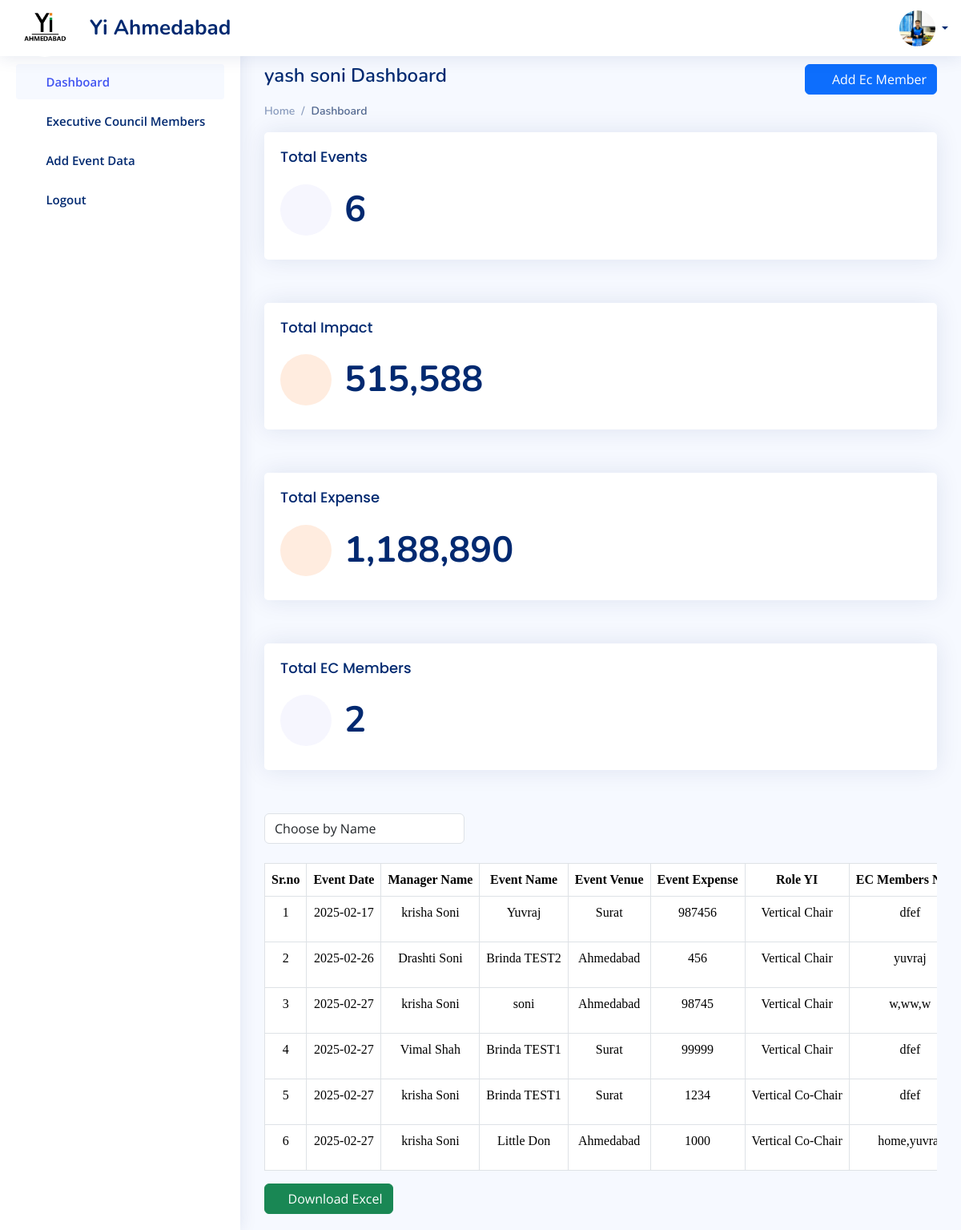
The page /Admin-Dashboard (signed in) on the database as committed earlier.
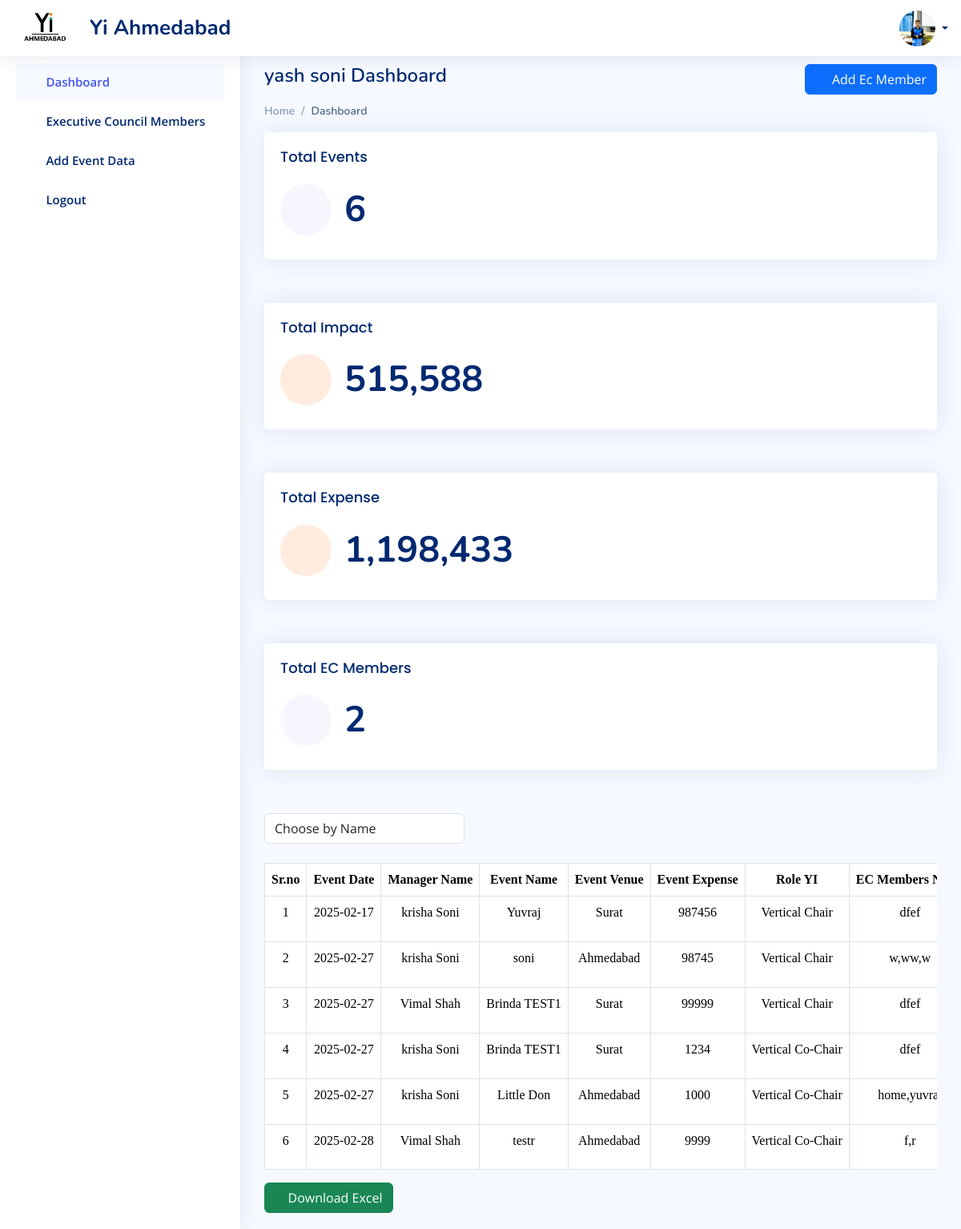
The same page on the database as committed later.
### admin_app/models.py (models this page shows, shortened)
class LoginSide(AbstractUser):
    id = models.UUIDField(primary_key=True,default=uuid.uuid4,editable=False)
    login_role = models.ManyToManyField(Login_Role,)
    first_name = models.CharField(max_length=200,null=True)
    last_name = models.CharField(max_length=200)
    email = models.EmailField(max_length=200,unique=True,)
    photo = models.ImageField(upload_to='user_photo/', null=True,)
    phone_number = models.CharField(max_length=15,default='Phone Number')

### manager_app/models.py (models this page shows)
class Event_Data(models.Model):
    user = models.ForeignKey(LoginSide, on_delete=models.SET_NULL, null=True)
    your_name = models.CharField(max_length=50)
    event_name = models.CharField(max_length=200,blank=True)
    event_venue = models.CharField(max_length=200,blank=True)
    event_expense = models.BigIntegerField(blank=True,default=0)
    date = models.CharField(max_length=200)
    role_yi = models.CharField(max_length=200)
    project_vertical = models.CharField(max_length=200)
    project_stakeholder = models.CharField(max_length=200)
    yi_pillar = models.CharField(max_length=200)
    social_link = models.URLField(max_length=300)
    which_SIG = models.CharField(max_length=200,blank=True,null=True)
    event_handle = models.CharField(max_length=200,blank=True,null=True)
    total_impact = models.BigIntegerField(blank=True,default=1)
    school = models.CharField(max_length=200,blank=True,null=True)
    collage = models.CharField(max_length=200,blank=True,null=True)
    associate_partner = models.CharField(max_length=200,null=True,blank=True)

### admin_app/views.py (the view)
# urls.py: path('Admin-Dashboard',Admin_Dashboard,name='Admin_Dashboard'),
@login_required(login_url='index')
def Admin_Dashboard(request):
    if not request.user.login_role.filter(name='Admin').exists():
        return redirect('Error-Page')
    total_event = Event_Data.objects.count()
    user_id = request.user.id
    total_user_data = LoginSide.objects.exclude(login_role='Admin')
    total_user = total_user_data.count()
    total_expense_result = Event_Data.objects.aggregate(Sum('event_expense'))
    total_expense = total_expense_result['event_expense__sum'] if total_expense_result['event_expense__sum'] is not None else 0
    total_impact_result = Event_Data.objects.aggregate(Sum('total_impact'))
    total_impact = total_impact_result['total_impact__sum'] if total_impact_result['total_impact__sum'] is not None else 0
    impact_avg = Event_Data.objects.aggregate(Avg('total_impact'))
    avg_impact = impact_avg['total_impact__avg'] if impact_avg['total_impact__avg'] is not None else 0
    all_user = LoginSide.objects.all().distinct()
    login_role = Login_Role.objects.all().distinct()
    manager_name = Event_Data.objects.all().values_list('your_name', flat=True).distinct()
    search = request.GET.get('search')
    if search and search != 'all':
        event_list = Event_Data.objects.filter(your_name__icontains=search)  # Using icontains for partial match
    else:
        event_list = Event_Data.objects.all()
    context = {
        'user_id':user_id,
        'users_data': all_user,
        'role': login_role,
        'total_manager': total_user,
        'total_event': total_event,
        'total_impact': total_impact,
        'impact_avg': avg_impact,
        'total_expense': total_expense,
        'events': event_list,
        'm1': manager_name,
    }
    return render(request, 'Admin/AdminDashboard.html', context)

### admin_app/Templates/Admin/AdminDashboard.html (shortened to what this page needs)
{% load static %}
<!DOCTYPE html>
<html lang="en">
<head>
  <link href="{% static 'assets/vendor/bootstrap/css/bootstrap.min.css' %}" rel="stylesheet">
  <link href="{% static 'assets/vendor/bootstrap-icons/bootstrap-icons.css' %}" rel="stylesheet">
  <link href="{% static 'assets/css/style.css' %}" rel="stylesheet">
</head>
<body>
  {% include 'Admin/components/header.html' %}
  {% include 'Admin/components/side_navbar.html' %}
  <main id="main" class="main">
    <div class="pagetitle">
      <h1>{{ user.first_name }} {{ user.last_name }} Dashboard </h1>
      <a href="{% url 'Admin_Signup' %}"> <button type="submit"  class="btn btn-primary"><i class="bi bi-person-plus-fill"></i>&nbsp; Add Ec Member</button></a>
    </div>
      <nav>
        <ol class="breadcrumb">
          <li class="breadcrumb-item"><a href="">Home</a></li>
          <li class="breadcrumb-item active">Dashboard</li>
        </ol>
      </nav>
    <section class="section dashboard">
      <div class="row">
        <div class="col-lg-12">
          <div class="row">
            <div class="col-xxl-3 col-xl-12 col-sm-12 mb-4">
              <div class="card info-card sales-card">
                <div class="card-body">
                  <h5 class="card-title">Total Events</h5>
                  <div class="d-flex align-items-center">
                    <div class="card-icon rounded-circle d-flex align-items-center justify-content-center">
                      <i class="bi bi-list-ol"></i>
                    </div>
                    <div class="ps-3">
                      <h6 class="count">{{ total_event }}</h6>
                    </div>
                  </div>
                </div>
              </div>
            </div>
            <div class="col-xxl-3 col-xl-12 col-sm-12 mb-4">
              <div class="card info-card customers-card">
                <div class="card-body">
                  <h5 class="card-title">Total Impact</h5>
                  <div class="d-flex align-items-center">
                    <div class="card-icon rounded-circle d-flex align-items-center justify-content-center">
                      <i class="bi bi-people"></i>
                    </div>
                    <div class="ps-3">
                      <h6 class="count">{{ total_impact|floatformat:"g" }}</h6>
                    </div>
                  </div>
                </div>
              </div>
            </div>
            <div class="col-xxl-3 col-xl-12 col-sm-12 mb-4">
              <div class="card info-card customers-card">
                <div class="card-body">
                  <h5 class="card-title">Total Expense</h5>
                  <div class="d-flex align-items-center">
                    <div class="card-icon rounded-circle d-flex align-items-center justify-content-center">
                      <i class="bi bi-currency-rupee"></i>
                    </div>
                    <div class="ps-3">
                      <h6 class="count">{{ total_expense|floatformat:"g"  }}</h6>
                    </div>
                  </div>
                </div>
              </div>
            </div>
            <div class="col-xxl-3 col-xl-12 col-sm-12 mb-4">
              <div class="card info-card sales-card">
                <div class="card-body">
                  <h5 class="card-title">Total EC Members </h5>
                  <div class="d-flex align-items-center">
                    <div class="card-icon rounded-circle d-flex align-items-center justify-content-center">
                      <i class="bi bi-person"></i>
                    </div>
                    <div class="ps-3">
                      <h6 class="count">{{ total_manager }}</h6>
                    </div>
                  </div>
                </div>
              </div>
            </div>
          </div>
        </div>
      </div>
      <div class="yi-dropdown">
        <div class="table-responsive">
          <form method="get" action="{% url 'Admin_Dashboard' %}" id="managerFilterForm">
              <div class="form-group" style="width:250px;">
                  <select class="form-control" id="search" name="search" required onchange="this.form.submit()">
                      <option value="" disabled selected>Choose by Name</option>
                  </select>
              </div>
          </form>
      </div>
      </div>
  <br>
      <div class="table-responsive">
        <table class="table table-bordered " style="width:100%;font-family:cambria" border="1px">
            <thead>
                <tr class="text-nowrap" align="center" >
                    <th>Sr.no</th>
                    <th>Event Date</th>
                    <th>Manager Name</th>
                    <th>Event Name</th>
                    <th>Event Venue</th>
                    <th>Event Expense</th>
                    <th>Role YI</th>
                    <th> EC Members  Name</th>
                </tr>
            </thead>
            <tbody>
              {% if events %}
                {% for event in events %}
                    <tr class="text-nowrap" align="center">
                        <td>{{ forloop.counter }}</td>
                        <td>{{ event.date }}</td>
                        <td>{{ event.your_name }}</td>
                        <td>{{ event.event_name }}</td>
                        <td>{{ event.event_venue }}</td>
                        <td>{{ event.event_expense }}</td>
                        <td>{{ event.role_yi }}</td>
                        <td>{{ event.event_handle }}</td>
                    </tr>
                {% endfor %}
                {% else %}
                <tr>
                  <td colspan="17" class="text-center"> No Event available </td>
                </tr>
                {% endif %}
            </tbody>
        </table>
        <a href="{% url 'download_excel' %}">
            <button class="btn btn-success" name="export"><i class="bi bi-file-earmark-excel-fill"></i>&nbsp;Download Excel</button>
        </a>
    </div>
    </section>
  </main>
</body>
</html>

### admin_app/Templates/Admin/components/header.html (shortened to what this page needs)
{% load static %}
<header id="header" class="header fixed-top d-flex align-items-center">
    <div class="d-flex align-items-center justify-content-between">
      <a href="{% url 'Admin_Dashboard' %}" class="logo d-flex align-items-center">
  <img src="{% static 'Image/YIIMG.png' %}" alt="logo img" class="rounded-circle" >
        <span class="d-none d-lg-block">Yi Ahmedabad</span>
      </a>
      <i class="bi bi-list toggle-sidebar-btn"></i>
    </div>
    <nav class="header-nav ms-auto">
      <ul class="d-flex align-items-center">
        <li class="nav-item dropdown pe-3">
          <a class="nav-link nav-profile d-flex align-items-center pe-0" href="#" data-bs-toggle="dropdown">
            <img src="{% if user.photo %}{{ user.photo.url }}{% else %}{% static 'Image/img.png' %}{% endif %}" height="45px" width="45px" alt="Profile" class="rounded-circle">
            <span class="d-none d-md-block dropdown-toggle ps-2"></span>
          </a>
        </li>
      </ul>
    </nav>
  </header>

### admin_app/Templates/Admin/components/side_navbar.html (shortened to what this page needs)
<aside id="sidebar" class="sidebar">
    <ul class="sidebar-nav" id="sidebar-nav">
      <li class="nav-item">
        <a class="nav-link " href="{% url 'Admin_Dashboard' %}">
          <i class="bi bi-grid"></i>
          <span>Dashboard</span>
        </a>
      </li>
      <li class="nav-item">
        <a class="nav-link collapsed" href="{% url 'View-manager' %}">
          <i class="bi bi-people-fill"></i>
          <span>Executive Council Members</span>
        </a>
      </li>
      <li class="nav-item">
        <a class="nav-link collapsed" href="{% url 'admin_event_data' %}">
          <i class="bi bi-calendar2-plus"></i>
          <span>Add Event Data</span>
        </a>
      </li>
      <li class="nav-item">
        <a class="nav-link collapsed" href="{% url 'Admin_Logout' %}">
          <i class="bi bi-box-arrow-left"></i>
          <span>Logout</span>
        </a>
      </li>
    </ul>
  </aside>

### admin_app/static/assets/css/style.css (style rules this page uses)
:root { scroll-behavior: smooth; }
body { font-family: "Open Sans", sans-serif; background: #f6f9ff; color: #444444; }
a { color: #4154f1; text-decoration: none; }
h1, h2, h3, h4, h5, h6 { font-family: "Nunito", sans-serif; }
#main { margin-top: 60px; padding: 20px 30px; transition: all 0.3s; }
.pagetitle { display: flex; justify-content: space-between; margin-bottom: 10px; }
.pagetitle h1 { font-size: 24px; margin-bottom: 0; font-weight: 600; color: #012970; }
.card { margin-bottom: 30px; border: none; border-radius: 5px; box-shadow: 0px 0 30px rgba(1, 41, 112, 0.1); }
.card-title { padding: 20px 0 15px 0; font-size: 18px; font-weight: 500; color: #012970; font-family: "Poppins", sans-serif; }
.card-body { padding: 0 20px 20px 20px; }
.breadcrumb { font-size: 14px; font-family: "Nunito", sans-serif; color: #899bbd; font-weight: 600; }
.breadcrumb a { color: #899bbd; transition: 0.3s; }
.breadcrumb .breadcrumb-item::before { color: #899bbd; }
.breadcrumb .active { color: #51678f; font-weight: 600; }
.logo { line-height: 1; height:95px; }
@media (min-width: 1200px) { .logo { width: 280px; } }
.logo img { max-height: 72px; margin-right: 20px; }
.logo span { font-size: 26px; font-weight: 700; color: #012970; font-family: "Nunito", sans-serif; }
.header { transition: all 0.5s; z-index: 997; height: 70px; box-shadow: 0px 2px 20px rgba(1, 41, 112, 0.1); background-color: #fff; padding-left: 20px; }
.header .toggle-sidebar-btn { font-size: 32px; padding-left: 10px; cursor: pointer; color: #012970; }
.header-nav ul { list-style: none; }
.header-nav>ul { margin: 0; padding: 0; }
.header-nav .nav-profile { color: #012970; }
.header-nav .nav-profile img { max-height: 45px; }
.header-nav .nav-profile span { font-size: 14px; font-weight: 600; }
.sidebar { position: fixed; top: 60px; left: 0; bottom: 0; width: 300px; z-index: 996; transition: all 0.3s; padding: 20px; overflow-y: auto; scrollbar-width: thin; scrollbar-color: #aab7cf transparent; box-shadow: 0px 0px 20px rgba(1, 41, 112, 0.1); background-color: #fff; }
@media (min-width: 1200px) { #main, #footer { margin-left: 300px; } }
.sidebar-nav { padding: 0; margin: 0; list-style: none; }
.sidebar-nav li { padding: 0; margin: 0; list-style: none; }
.sidebar-nav .nav-item { margin-bottom: 5px; }
.sidebar-nav .nav-link { display: flex; align-items: center; font-size: 15px; font-weight: 600; color: #4154f1; transition: 0.3; background: #f6f9ff; padding: 10px 15px; border-radius: 4px; }
.sidebar-nav .nav-link i { font-size: 16px; margin-right: 10px; color: #4154f1; }
.sidebar-nav .nav-link.collapsed { color: #012970; background: #fff; }
.sidebar-nav .nav-link.collapsed i { color: #899bbd; }
.dashboard .info-card { padding-bottom: 10px; }
.dashboard .info-card h6 { font-size: 45px; color: #012970; font-weight: 700; margin: 0; padding: 0; }
.dashboard .card-icon { font-size: 32px; line-height: 0; width: 64px; height: 64px; flex-shrink: 0; flex-grow: 0; }
.dashboard .sales-card .card-icon { color: #4154f1; background: #f6f6fe; }
.dashboard .customers-card .card-icon { color: #ff771d; background: #ffecdf; }

### admin_app/Templates/Admin/AdminDashboard.html (style rules this page uses)
.yi-dropdown { display: flex; gap: 10px; }

Rows that differ between the two databases and show on the page:
removed Event_Data: date "2025-02-26", your_name "Drashti Soni", event_name "Brinda TEST2", event_venue "Ahmedabad", event_expense "456", role_yi "Vertical Chair", event_handle "yuvraj"
added Event_Data: date "2025-02-28", your_name "Vimal Shah", event_name "testr", event_venue "Ahmedabad", event_expense "9999", role_yi "Vertical Co-Chair", event_handle "f,r"
Other text that changed with them:
{{ total_expense|floatformat:"g" }}: "1,188,890" → "1,198,433"
